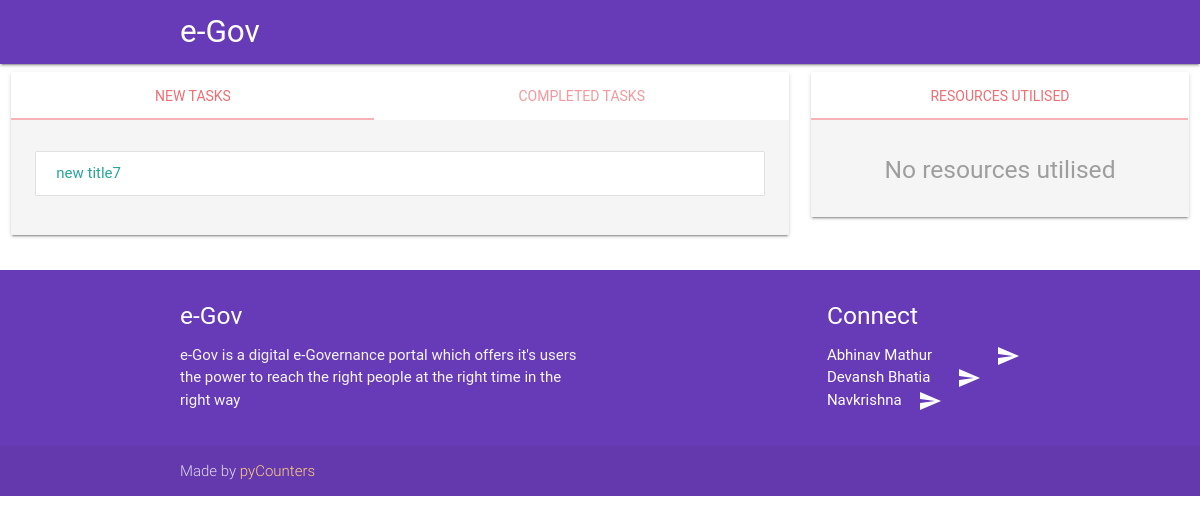
/department/1, run on an earlier commit of the app's database.
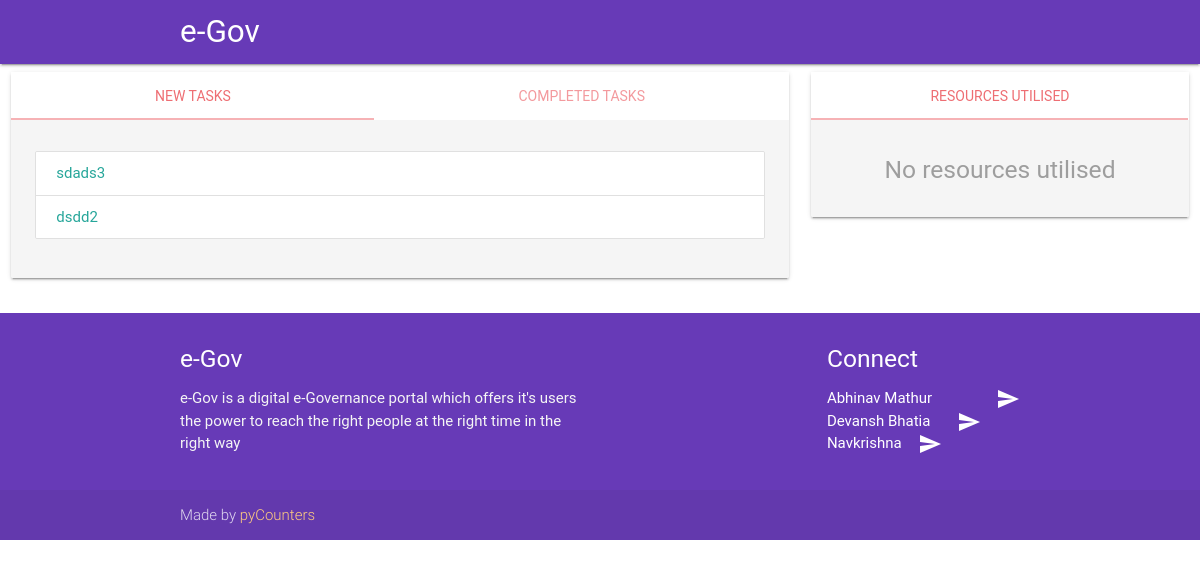
And on a later commit of the database.
### complaint/models.py (models this page shows)
class complaint(models.Model):
    loc_choices = (
        ('23','SECTOR 23'),
        ('22','SECTOR 22'),
        ('14','SECTOR 14'),
    )
    title = models.CharField(max_length = 140,default="")
    department = models.IntegerField(default=None)
    location = models.CharField(max_length=5, choices = loc_choices)
    severity = models.IntegerField()
    description = models.TextField()
    solution = models.TextField(null=True,blank=True)
    posted = models.DateTimeField(default=timezone.now)
    created = models.DateTimeField(auto_now_add = True)
    assign = models.ForeignKey(resources, related_name = 'using', default = None, null=True)
    completed = models.BooleanField(default=False)
    completed_at = models.DateTimeField(auto_now = True)

### complaint/views.py (the view)
# urls.py: url(r'^department/(?P<id>\d+)', views.department_id, name="department"),
def department_id(request,id):
    new = complaint.objects.filter(department=id,completed=False).order_by('-created')
    done = complaint.objects.filter(department=id,completed=True).order_by('-completed_at')
    resource = resources.objects.filter(department=id)
    return render(request,'department.html', {'title':'Department','new':new,'done':done,'resource':resource})

### complaint/templates/department.html (shortened to what this page needs)
{% extends 'base.html' %} {% block content %}
<div class="row">
	<div class="col m8 s12">
		<div class="card">
			<div class="card-tabs">
				<ul class="tabs tabs-fixed-width">
					<li class="tab"><a class="active" href="#new">New Tasks</a></li>
					<li class="tab"><a href="#completed">Completed Tasks</a></li>
				</ul>
			</div>
			<div class="card-content grey lighten-4">
				<div id="new">
					{% if new %}
					<div class="collection">
						{% for new_obj in new %}
						<a href="{% url 'department_detail' new_obj.id %}" class="collection-item">{{ new_obj.title }}<span class="right-align">{{new_obj.severity}}</span></a>
						{% endfor %}
					{% else %}
					<h5 class="grey-text center">No new tasks</h5>
					{% endif %}
				</div>
			</div>
		</div>
	</div>
</div>
	<div class="col m4 s12">
		<div class="card">
			<div class="card-tabs">
				<ul class="tabs tabs-fixed-width">
					<li class="tab"><a href="#resources">Resources Utilised</a></li>
				</ul>
			</div>
			<div class="card-content grey lighten-4">
				<div id="resources">
					{% if resource %}
					<ul class="collection">
						{% for resource_obj in resource %}
						<li class="collection-item">{{resource.name}}</li>
						{% endfor %}
					</ul>
					{% else %}
					<h5 class="grey-text center">No resources utilised</h5>
					{% endif %}
				</div>
			</div>
		</div>
	</div>
</div>
{% endblock %}

What changed in the data, as far as the page shows it:
removed complaint: title "new title", severity "7"
added complaint: title "sdads", severity "3"
added complaint: title "dsdd", severity "2"
